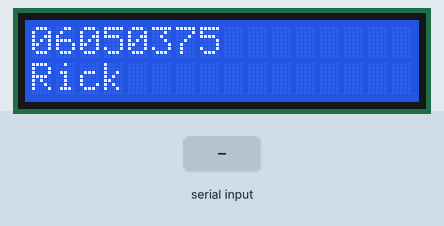
This sketch was run on a simulated Arduino Uno, built with avr-gcc and run on an emulated ATmega328P. Shown: 16×2 character LCD. Inputs (shaded band) come from the test bench. What the sketch prints to the serial monitor is not drawn.

Above: at 1.2 s.
1.3 s: byte 30 received over Serial
At 2.4 s:
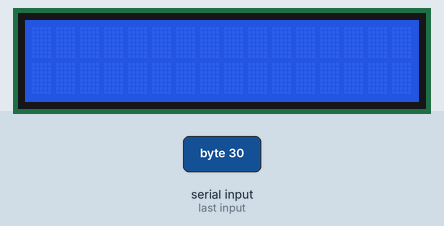
2.8 s: byte 90 received over Serial
At 3.5 s:
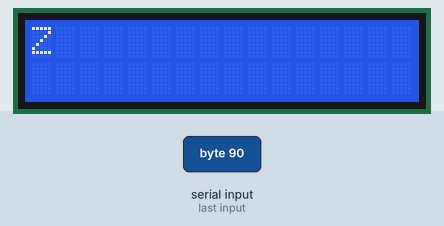
4.3 s: byte 120 received over Serial
At 4.7 s:
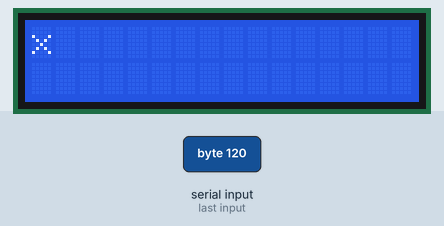
Timing chart, 0 to 7.3 s (numbered marks = the images above; inputs shaded):
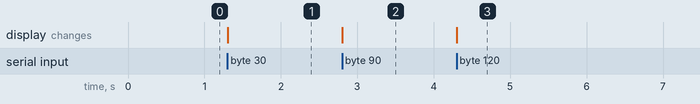

Measured:
- after the input at 1.3 s, the display: changes at once (image 1)
- after the input at 2.8 s, the display: changes at once (image 2)
- after the input at 4.3 s, the display: changes at once (image 3)

The sketch:

code.ino
```cpp
#include <LiquidCrystal.h>

/*
LiquidCrystal Library - Hello World
The circuit:
* LCD RS pin to digital pin 8
* LCD Enable pin to digital pin 9
* LCD D4 pin to digital pin 11
* LCD D5 pin to digital pin 12
* LCD D6 pin to digital pin 13
* LCD D7 pin to digital pin 14
* LCD R/W pin to ground
* 10K resistor:
* ends to +5V and ground
* wiper to LCD VO pin
*/

LiquidCrystal lcd(8, 9, 11, 12, 13, 14);
void setup() {
  lcd.begin(16, 2);
  lcd.print("06050375");
  lcd.setCursor(0, 1);
  lcd.print("Rick");
  Serial.begin(9600);
}
int x=0,y=0;
void loop() {
  if(Serial.available()) {
    lcd.clear();
    while(Serial.available()>0){
      char c = Serial.read();
      Serial.print(c);

      lcd.print(c);
      x++;
      if(x == 16 && y == 0) {
        x = 0;
        y = 1;
        lcd.setCursor(x, y);
      }
      else if(x == 16 && y == 1) {
        x = 0;
        y = 0;
        lcd.setCursor(x, y);
      }
     }
  }
}
```
